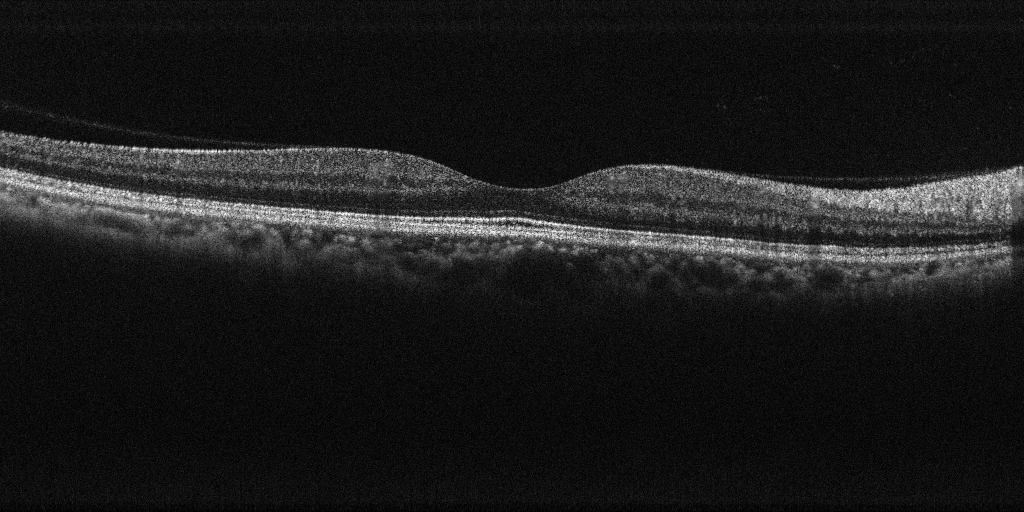
#> input picture dataProcessing/1_0001.png, 1024 x 512 px
$ python equalize_test.py
#> lines starting #> are read from the running program, lines starting #| are printed output that depends on the picture
import cv2

# 加载灰度图像
gray_image = cv2.imread('1_0001.png', cv2.IMREAD_GRAYSCALE)
#> gray_image is the input picture: shape (512, 1024); min 0, max 255, mean 27.8

# 对灰度图像进行直方图均衡化处理
equalized_image = cv2.equalizeHist(gray_image)
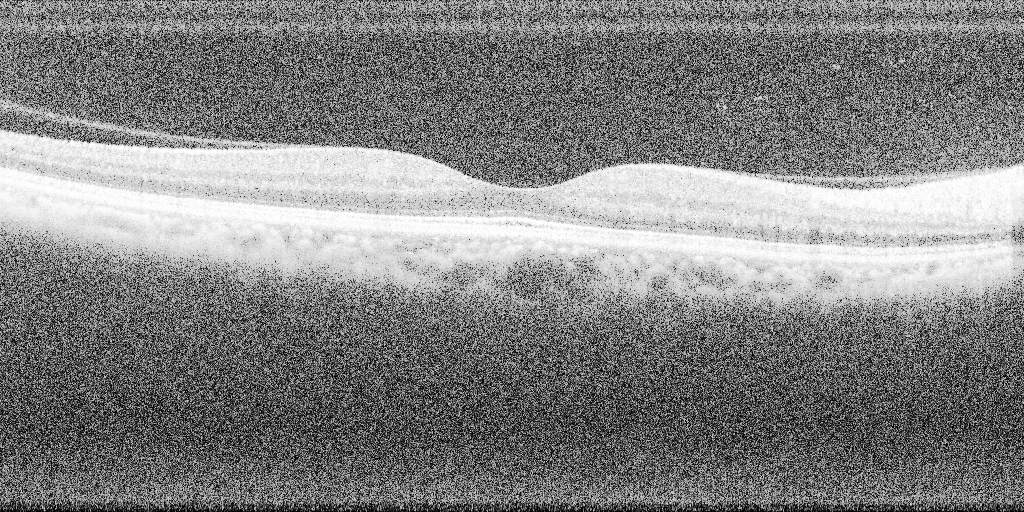
#> equalized_image: shape (512, 1024); min 0, max 255, mean 130.9

# 显示原始灰度图像和直方图均衡化后的图像
cv2.imshow('gray image', gray_image)
cv2.imshow('equalized image', equalized_image)
cv2.waitKey(0)

$ run again, with dataProcessing/1_0024.png copied over dataProcessing/1_0001.png
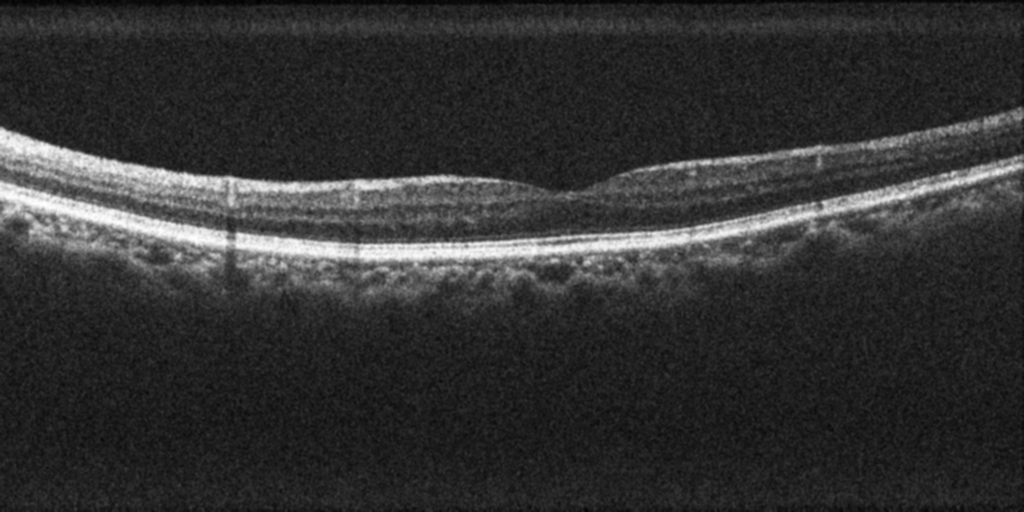
#> input picture dataProcessing/1_0024.png, 1024 x 512 px
#> gray_image is the input picture: shape (512, 1024); min 0, max 254, mean 50.3
#> `equalized_image = cv2.equalizeHist(gray_image)`:
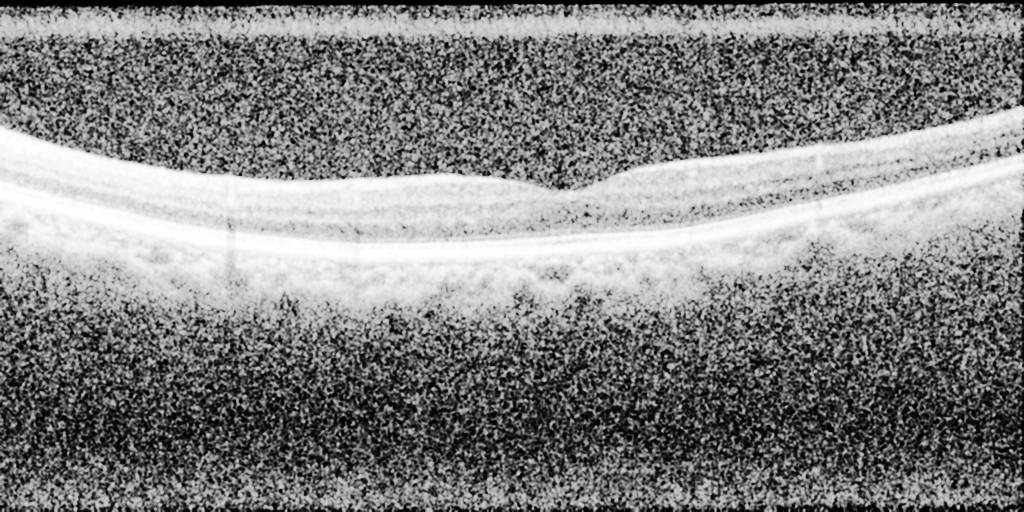
#> equalized_image: shape (512, 1024); min 0, max 255, mean 130.7
